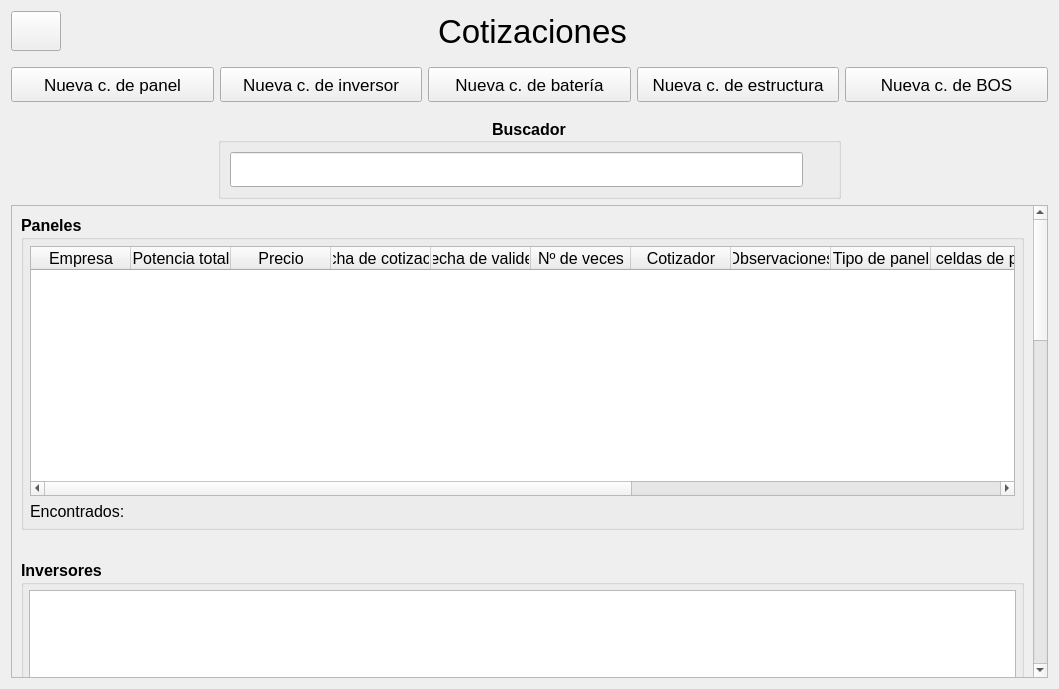
<?xml version="1.0" encoding="UTF-8"?>
<ui version="4.0">
 <class>Form</class>
 <widget class="QWidget" name="Form">
  <property name="geometry">
   <rect>
    <x>0</x>
    <y>0</y>
    <width>1059</width>
    <height>689</height>
   </rect>
  </property>
  <property name="windowTitle">
   <string>Form</string>
  </property>
  <layout class="QVBoxLayout" name="verticalLayout">
   <item>
    <layout class="QHBoxLayout" name="horizontalLayout_3">
     <item>
      <widget class="QPushButton" name="buttonBack">
       <property name="minimumSize">
        <size>
         <width>50</width>
         <height>40</height>
        </size>
       </property>
       <property name="maximumSize">
        <size>
         <width>50</width>
         <height>40</height>
        </size>
       </property>
       <property name="font">
        <font>
         <pointsize>13</pointsize>
        </font>
       </property>
       <property name="text">
        <string/>
       </property>
      </widget>
     </item>
     <item>
      <widget class="QLabel" name="labelTitle">
       <property name="font">
        <font>
         <pointsize>25</pointsize>
        </font>
       </property>
       <property name="text">
        <string>Cotizaciones</string>
       </property>
       <property name="alignment">
        <set>Qt::AlignCenter</set>
       </property>
      </widget>
     </item>
     <item>
      <spacer name="horizontalSpacer_5">
       <property name="orientation">
        <enum>Qt::Horizontal</enum>
       </property>
       <property name="sizeType">
        <enum>QSizePolicy::Fixed</enum>
       </property>
       <property name="sizeHint" stdset="0">
        <size>
         <width>50</width>
         <height>40</height>
        </size>
       </property>
      </spacer>
     </item>
    </layout>
   </item>
   <item>
    <spacer name="verticalSpacer_2">
     <property name="orientation">
      <enum>Qt::Vertical</enum>
     </property>
     <property name="sizeType">
      <enum>QSizePolicy::Fixed</enum>
     </property>
     <property name="sizeHint" stdset="0">
      <size>
       <width>10</width>
       <height>10</height>
      </size>
     </property>
    </spacer>
   </item>
   <item>
    <layout class="QHBoxLayout" name="horizontalLayout_2">
     <item>
      <widget class="QPushButton" name="buttonAddPanel">
       <property name="minimumSize">
        <size>
         <width>0</width>
         <height>35</height>
        </size>
       </property>
       <property name="font">
        <font>
         <pointsize>13</pointsize>
        </font>
       </property>
       <property name="text">
        <string>Nueva c. de panel</string>
       </property>
      </widget>
     </item>
     <item>
      <widget class="QPushButton" name="buttonAddInverter">
       <property name="minimumSize">
        <size>
         <width>0</width>
         <height>35</height>
        </size>
       </property>
       <property name="font">
        <font>
         <pointsize>13</pointsize>
        </font>
       </property>
       <property name="text">
        <string>Nueva c. de inversor</string>
       </property>
      </widget>
     </item>
     <item>
      <widget class="QPushButton" name="buttonAddBattery">
       <property name="minimumSize">
        <size>
         <width>0</width>
         <height>35</height>
        </size>
       </property>
       <property name="font">
        <font>
         <pointsize>13</pointsize>
        </font>
       </property>
       <property name="text">
        <string>Nueva c. de batería</string>
       </property>
      </widget>
     </item>
     <item>
      <widget class="QPushButton" name="buttonAddStructure">
       <property name="minimumSize">
        <size>
         <width>0</width>
         <height>35</height>
        </size>
       </property>
       <property name="font">
        <font>
         <pointsize>13</pointsize>
        </font>
       </property>
       <property name="text">
        <string>Nueva c. de estructura</string>
       </property>
      </widget>
     </item>
     <item>
      <widget class="QPushButton" name="buttonAddBOS">
       <property name="minimumSize">
        <size>
         <width>0</width>
         <height>35</height>
        </size>
       </property>
       <property name="font">
        <font>
         <pointsize>13</pointsize>
        </font>
       </property>
       <property name="text">
        <string>Nueva c. de BOS</string>
       </property>
      </widget>
     </item>
    </layout>
   </item>
   <item>
    <spacer name="verticalSpacer">
     <property name="orientation">
      <enum>Qt::Vertical</enum>
     </property>
     <property name="sizeType">
      <enum>QSizePolicy::Fixed</enum>
     </property>
     <property name="sizeHint" stdset="0">
      <size>
       <width>10</width>
       <height>10</height>
      </size>
     </property>
    </spacer>
   </item>
   <item>
    <layout class="QHBoxLayout" name="horizontalLayout_7" stretch="1,3,1">
     <item>
      <spacer name="horizontalSpacer_2">
       <property name="orientation">
        <enum>Qt::Horizontal</enum>
       </property>
       <property name="sizeHint" stdset="0">
        <size>
         <width>40</width>
         <height>20</height>
        </size>
       </property>
      </spacer>
     </item>
     <item>
      <widget class="QGroupBox" name="groupSearcher">
       <property name="font">
        <font>
         <pointsize>12</pointsize>
         <weight>75</weight>
         <bold>true</bold>
        </font>
       </property>
       <property name="title">
        <string>Buscador</string>
       </property>
       <property name="alignment">
        <set>Qt::AlignCenter</set>
       </property>
       <layout class="QHBoxLayout" name="horizontalLayout_5">
        <item>
         <widget class="QLineEdit" name="lineSearcher">
          <property name="minimumSize">
           <size>
            <width>350</width>
            <height>35</height>
           </size>
          </property>
          <property name="font">
           <font>
            <pointsize>13</pointsize>
            <weight>50</weight>
            <bold>false</bold>
           </font>
          </property>
          <property name="text">
           <string/>
          </property>
          <property name="clearButtonEnabled">
           <bool>true</bool>
          </property>
         </widget>
        </item>
        <item>
         <widget class="QLabel" name="labelLoading">
          <property name="minimumSize">
           <size>
            <width>20</width>
            <height>20</height>
           </size>
          </property>
          <property name="maximumSize">
           <size>
            <width>20</width>
            <height>20</height>
           </size>
          </property>
          <property name="text">
           <string/>
          </property>
         </widget>
        </item>
       </layout>
      </widget>
     </item>
     <item>
      <spacer name="horizontalSpacer_3">
       <property name="orientation">
        <enum>Qt::Horizontal</enum>
       </property>
       <property name="sizeHint" stdset="0">
        <size>
         <width>40</width>
         <height>20</height>
        </size>
       </property>
      </spacer>
     </item>
    </layout>
   </item>
   <item>
    <widget class="QScrollArea" name="scrollArea">
     <property name="widgetResizable">
      <bool>true</bool>
     </property>
     <widget class="QWidget" name="scrollAreaWidgetContents">
      <property name="geometry">
       <rect>
        <x>0</x>
        <y>0</y>
        <width>1022</width>
        <height>1694</height>
       </rect>
      </property>
      <layout class="QVBoxLayout" name="verticalLayout_3">
       <property name="spacing">
        <number>30</number>
       </property>
       <item>
        <widget class="QGroupBox" name="groupPanelQ">
         <property name="font">
          <font>
           <pointsize>12</pointsize>
           <weight>75</weight>
           <bold>true</bold>
           <underline>false</underline>
          </font>
         </property>
         <property name="title">
          <string>Paneles</string>
         </property>
         <layout class="QVBoxLayout" name="verticalLayout_8">
          <property name="leftMargin">
           <number>6</number>
          </property>
          <property name="topMargin">
           <number>6</number>
          </property>
          <property name="rightMargin">
           <number>6</number>
          </property>
          <property name="bottomMargin">
           <number>6</number>
          </property>
          <item>
           <widget class="QTableWidget" name="tablePanelQ">
            <property name="minimumSize">
             <size>
              <width>0</width>
              <height>250</height>
             </size>
            </property>
            <property name="font">
             <font>
              <pointsize>12</pointsize>
              <weight>50</weight>
              <bold>false</bold>
             </font>
            </property>
            <property name="editTriggers">
             <set>QAbstractItemView::NoEditTriggers</set>
            </property>
            <property name="alternatingRowColors">
             <bool>true</bool>
            </property>
            <property name="selectionMode">
             <enum>QAbstractItemView::ExtendedSelection</enum>
            </property>
            <property name="selectionBehavior">
             <enum>QAbstractItemView::SelectRows</enum>
            </property>
            <property name="verticalScrollMode">
             <enum>QAbstractItemView::ScrollPerPixel</enum>
            </property>
            <property name="horizontalScrollMode">
             <enum>QAbstractItemView::ScrollPerPixel</enum>
            </property>
            <property name="sortingEnabled">
             <bool>true</bool>
            </property>
            <attribute name="horizontalHeaderVisible">
             <bool>true</bool>
            </attribute>
            <attribute name="horizontalHeaderCascadingSectionResizes">
             <bool>false</bool>
            </attribute>
            <attribute name="horizontalHeaderHighlightSections">
             <bool>false</bool>
            </attribute>
            <attribute name="horizontalHeaderShowSortIndicator" stdset="0">
             <bool>true</bool>
            </attribute>
            <attribute name="horizontalHeaderStretchLastSection">
             <bool>true</bool>
            </attribute>
            <attribute name="verticalHeaderVisible">
             <bool>false</bool>
            </attribute>
            <column>
             <property name="text">
              <string>Empresa</string>
             </property>
            </column>
            <column>
             <property name="text">
              <string>Potencia total</string>
             </property>
            </column>
            <column>
             <property name="text">
              <string>Precio</string>
             </property>
            </column>
            <column>
             <property name="text">
              <string>Fecha de cotización</string>
             </property>
            </column>
            <column>
             <property name="text">
              <string>Fecha de validez</string>
             </property>
            </column>
            <column>
             <property name="text">
              <string>Nº de veces</string>
             </property>
            </column>
            <column>
             <property name="text">
              <string>Cotizador</string>
             </property>
            </column>
            <column>
             <property name="text">
              <string>Observaciones</string>
             </property>
            </column>
            <column>
             <property name="text">
              <string>Tipo de panel</string>
             </property>
            </column>
            <column>
             <property name="text">
              <string>Nº celdas de panel</string>
             </property>
            </column>
            <column>
             <property name="text">
              <string>Potencia de panel</string>
             </property>
            </column>
            <column>
             <property name="text">
              <string>Certificados</string>
             </property>
            </column>
            <column>
             <property name="text">
              <string>Incoterm</string>
             </property>
            </column>
            <column>
             <property name="text">
              <string>Fabricado en</string>
             </property>
            </column>
            <column>
             <property name="text">
              <string>Comprado en</string>
             </property>
            </column>
            <column>
             <property name="text">
              <string>Vendido a</string>
             </property>
            </column>
           </widget>
          </item>
          <item>
           <widget class="QLabel" name="labelPanelQFound">
            <property name="font">
             <font>
              <pointsize>12</pointsize>
              <weight>50</weight>
              <bold>false</bold>
             </font>
            </property>
            <property name="text">
             <string>Encontrados:</string>
            </property>
           </widget>
          </item>
         </layout>
        </widget>
       </item>
       <item>
        <widget class="QGroupBox" name="groupInverterQ">
         <property name="font">
          <font>
           <pointsize>12</pointsize>
           <weight>75</weight>
           <bold>true</bold>
          </font>
         </property>
         <property name="title">
          <string>Inversores</string>
         </property>
         <layout class="QVBoxLayout" name="verticalLayout_2">
          <property name="leftMargin">
           <number>5</number>
          </property>
          <property name="topMargin">
           <number>5</number>
          </property>
          <property name="rightMargin">
           <number>5</number>
          </property>
          <property name="bottomMargin">
           <number>5</number>
          </property>
          <item>
           <widget class="QTableWidget" name="tableInverterQ">
            <property name="minimumSize">
             <size>
              <width>0</width>
              <height>250</height>
             </size>
            </property>
            <property name="font">
             <font>
              <pointsize>12</pointsize>
              <weight>50</weight>
              <bold>false</bold>
             </font>
            </property>
            <property name="editTriggers">
             <set>QAbstractItemView::NoEditTriggers</set>
            </property>
            <property name="alternatingRowColors">
             <bool>true</bool>
            </property>
            <property name="selectionMode">
             <enum>QAbstractItemView::ExtendedSelection</enum>
            </property>
            <property name="selectionBehavior">
             <enum>QAbstractItemView::SelectRows</enum>
            </property>
            <property name="verticalScrollMode">
             <enum>QAbstractItemView::ScrollPerPixel</enum>
            </property>
            <property name="horizontalScrollMode">
             <enum>QAbstractItemView::ScrollPerPixel</enum>
            </property>
            <attribute name="horizontalHeaderVisible">
             <bool>true</bool>
            </attribute>
            <attribute name="horizontalHeaderShowSortIndicator" stdset="0">
             <bool>true</bool>
            </attribute>
            <attribute name="verticalHeaderVisible">
             <bool>false</bool>
            </attribute>
           </widget>
          </item>
          <item>
           <widget class="QLabel" name="labelInverterQFound">
            <property name="font">
             <font>
              <pointsize>12</pointsize>
              <weight>50</weight>
              <bold>false</bold>
             </font>
            </property>
            <property name="text">
             <string>Encontrados:</string>
            </property>
           </widget>
          </item>
         </layout>
        </widget>
       </item>
       <item>
        <widget class="QGroupBox" name="groupBatteryQ">
         <property name="font">
          <font>
           <pointsize>12</pointsize>
           <weight>75</weight>
           <bold>true</bold>
          </font>
         </property>
         <property name="title">
          <string>Baterías</string>
         </property>
         <layout class="QVBoxLayout" name="verticalLayout_4">
          <item>
           <widget class="QTableWidget" name="tableBatteryQ">
            <property name="minimumSize">
             <size>
              <width>0</width>
              <height>250</height>
             </size>
            </property>
            <property name="font">
             <font>
              <pointsize>12</pointsize>
              <weight>50</weight>
              <bold>false</bold>
             </font>
            </property>
            <property name="editTriggers">
             <set>QAbstractItemView::NoEditTriggers</set>
            </property>
            <property name="alternatingRowColors">
             <bool>true</bool>
            </property>
            <property name="selectionMode">
             <enum>QAbstractItemView::ExtendedSelection</enum>
            </property>
            <property name="selectionBehavior">
             <enum>QAbstractItemView::SelectRows</enum>
            </property>
            <property name="verticalScrollMode">
             <enum>QAbstractItemView::ScrollPerPixel</enum>
            </property>
            <property name="horizontalScrollMode">
             <enum>QAbstractItemView::ScrollPerPixel</enum>
            </property>
            <attribute name="horizontalHeaderVisible">
             <bool>true</bool>
            </attribute>
            <attribute name="horizontalHeaderShowSortIndicator" stdset="0">
             <bool>true</bool>
            </attribute>
            <attribute name="verticalHeaderVisible">
             <bool>false</bool>
            </attribute>
           </widget>
          </item>
          <item>
           <widget class="QLabel" name="labelBatteryQFound">
            <property name="font">
             <font>
              <pointsize>12</pointsize>
              <weight>50</weight>
              <bold>false</bold>
             </font>
            </property>
            <property name="text">
             <string>Encontrados:</string>
            </property>
           </widget>
          </item>
         </layout>
        </widget>
       </item>
       <item>
        <widget class="QGroupBox" name="groupStructureQ">
         <property name="font">
          <font>
           <pointsize>12</pointsize>
           <weight>75</weight>
           <bold>true</bold>
          </font>
         </property>
         <property name="title">
          <string>Estructuras</string>
         </property>
         <layout class="QVBoxLayout" name="verticalLayout_5">
          <item>
           <widget class="QTableWidget" name="tableStructureQ">
            <property name="minimumSize">
             <size>
              <width>0</width>
              <height>250</height>
             </size>
            </property>
            <property name="font">
             <font>
              <pointsize>12</pointsize>
              <weight>50</weight>
              <bold>false</bold>
             </font>
            </property>
            <property name="editTriggers">
             <set>QAbstractItemView::NoEditTriggers</set>
            </property>
            <property name="alternatingRowColors">
             <bool>true</bool>
            </property>
            <property name="selectionMode">
             <enum>QAbstractItemView::ExtendedSelection</enum>
            </property>
            <property name="selectionBehavior">
             <enum>QAbstractItemView::SelectRows</enum>
            </property>
            <property name="verticalScrollMode">
             <enum>QAbstractItemView::ScrollPerPixel</enum>
            </property>
            <property name="horizontalScrollMode">
             <enum>QAbstractItemView::ScrollPerPixel</enum>
            </property>
            <attribute name="horizontalHeaderVisible">
             <bool>true</bool>
            </attribute>
            <attribute name="horizontalHeaderShowSortIndicator" stdset="0">
             <bool>true</bool>
            </attribute>
            <attribute name="verticalHeaderVisible">
             <bool>false</bool>
            </attribute>
           </widget>
          </item>
          <item>
           <widget class="QLabel" name="labelStructureQFound">
            <property name="font">
             <font>
              <pointsize>12</pointsize>
              <weight>50</weight>
              <bold>false</bold>
             </font>
            </property>
            <property name="text">
             <string>Encontrados:</string>
            </property>
           </widget>
          </item>
         </layout>
        </widget>
       </item>
       <item>
        <widget class="QGroupBox" name="groupBOSQ">
         <property name="font">
          <font>
           <pointsize>12</pointsize>
           <weight>75</weight>
           <bold>true</bold>
          </font>
         </property>
         <property name="title">
          <string>BOS</string>
         </property>
         <layout class="QVBoxLayout" name="verticalLayout_6">
          <item>
           <widget class="QTableWidget" name="tableBOSQ">
            <property name="minimumSize">
             <size>
              <width>0</width>
              <height>250</height>
             </size>
            </property>
            <property name="font">
             <font>
              <pointsize>12</pointsize>
              <weight>50</weight>
              <bold>false</bold>
             </font>
            </property>
            <property name="editTriggers">
             <set>QAbstractItemView::NoEditTriggers</set>
            </property>
            <property name="alternatingRowColors">
             <bool>true</bool>
            </property>
            <property name="selectionMode">
             <enum>QAbstractItemView::ExtendedSelection</enum>
            </property>
            <property name="selectionBehavior">
             <enum>QAbstractItemView::SelectRows</enum>
            </property>
            <property name="verticalScrollMode">
             <enum>QAbstractItemView::ScrollPerPixel</enum>
            </property>
            <property name="horizontalScrollMode">
             <enum>QAbstractItemView::ScrollPerPixel</enum>
            </property>
            <attribute name="horizontalHeaderVisible">
             <bool>true</bool>
            </attribute>
            <attribute name="horizontalHeaderShowSortIndicator" stdset="0">
             <bool>true</bool>
            </attribute>
            <attribute name="verticalHeaderVisible">
             <bool>false</bool>
            </attribute>
           </widget>
          </item>
          <item>
           <widget class="QLabel" name="labelBOSQFound">
            <property name="font">
             <font>
              <pointsize>12</pointsize>
              <weight>50</weight>
              <bold>false</bold>
             </font>
            </property>
            <property name="text">
             <string>Encontrados:</string>
            </property>
           </widget>
          </item>
         </layout>
        </widget>
       </item>
      </layout>
     </widget>
    </widget>
   </item>
  </layout>
 </widget>
 <resources/>
 <connections/>
</ui>
